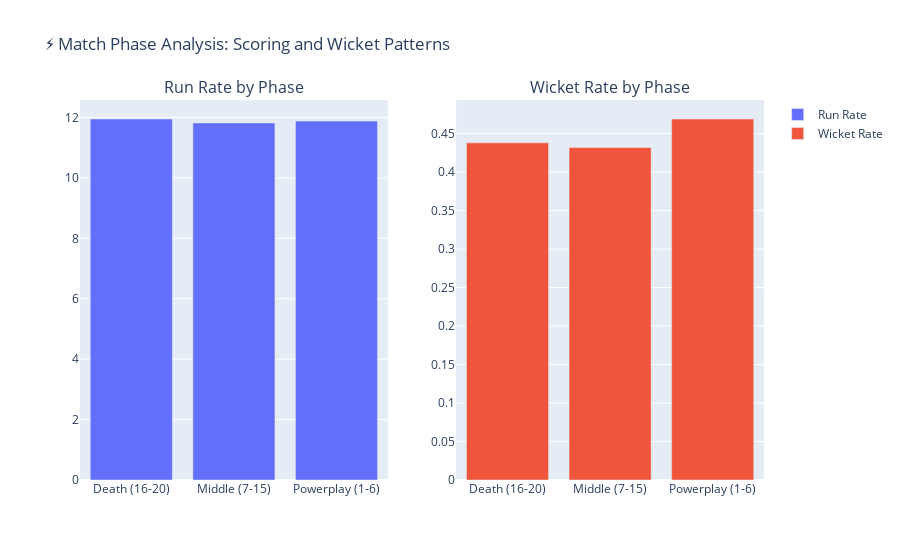

Notebook source saved alongside this figure:
### Markdown cell above
## ⚡ Advanced Analytics: Powerplay vs Death Overs

**SQL Equivalent**:
```sql
WITH over_phases AS (
  SELECT *,
    CASE 
      WHEN over <= 6 THEN 'Powerplay (1-6)'
      WHEN over <= 15 THEN 'Middle (7-15)'
      ELSE 'Death (16-20)'
    END as phase
  FROM deliveries
)
SELECT 
    phase,
    SUM(total_runs) as total_runs,
    COUNT(*) as balls,
    ROUND(SUM(total_runs) * 6.0 / COUNT(*), 2) as run_rate,
    SUM(is_wicket) as wickets
FROM over_phases
GROUP BY phase;
```

### Code cell
# Match phase analysis
deliveries['phase'] = deliveries['over'].apply(
    lambda x: 'Powerplay (1-6)' if x <= 6 
    else 'Middle (7-15)' if x <= 15 
    else 'Death (16-20)'
)
# Add a wicket indicator column
deliveries['is_wicket'] = deliveries['player_dismissed'].notnull().astype(int)

phase_stats = deliveries.groupby('phase').agg({
    'total_runs': 'sum',
    'is_wicket': 'sum'
}).reset_index()

phase_stats = deliveries.groupby('phase').agg({
    'total_runs': 'sum',
    'is_wicket': 'sum'
}).reset_index()

phase_stats['balls'] = deliveries.groupby('phase').size().values
phase_stats['run_rate'] = (phase_stats['total_runs'] / phase_stats['balls'] * 6).round(2)
phase_stats['wicket_rate'] = (phase_stats['is_wicket'] / phase_stats['balls'] * 6).round(3)

# Visualization
from plotly.subplots import make_subplots
import plotly.graph_objects as go
fig = make_subplots(
    rows=1, cols=2,
    subplot_titles=('Run Rate by Phase', 'Wicket Rate by Phase')
)

fig.add_trace(
    go.Bar(x=phase_stats['phase'], y=phase_stats['run_rate'], name='Run Rate'),
    row=1, col=1
)

fig.add_trace(
    go.Bar(x=phase_stats['phase'], y=phase_stats['wicket_rate'], name='Wicket Rate'),
    row=1, col=2
)

fig.update_layout(title="⚡ Match Phase Analysis: Scoring and Wicket Patterns")
fig.show()

print("⚡ Phase-wise Performance Metrics:")
phase_stats

### Figure 1 — Plotly figure (JSON) as saved in the notebook; plotly's stock layout.template omitted (floating-point values rounded to 4 significant figures)
{"data": [{"name": "Run Rate", "type": "bar", "x": ["Death (16-20)", "Middle (7-15)", "Powerplay (1-6)"], "xaxis": "x", "y": [11.95, 11.82, 11.88], "yaxis": "y"}, {"name": "Wicket Rate", "type": "bar", "x": ["Death (16-20)", "Middle (7-15)", "Powerplay (1-6)"], "xaxis": "x2", "y": [0.438, 0.432, 0.469], "yaxis": "y2"}], "layout": {"annotations": [{"font": {"size": 16}, "showarrow": false, "text": "Run Rate by Phase", "x": 0.225, "xanchor": "center", "xref": "paper", "y": 1, "yanchor": "bottom", "yref": "paper"}, {"font": {"size": 16}, "showarrow": false, "text": "Wicket Rate by Phase", "x": 0.775, "xanchor": "center", "xref": "paper", "y": 1, "yanchor": "bottom", "yref": "paper"}], "title": {"text": "⚡ Match Phase Analysis: Scoring and Wicket Patterns"}, "xaxis": {"anchor": "y", "domain": [0, 0.45]}, "xaxis2": {"anchor": "y2", "domain": [0.55, 1]}, "yaxis": {"anchor": "x", "domain": [0, 1]}, "yaxis2": {"anchor": "x2", "domain": [0, 1]}}}
